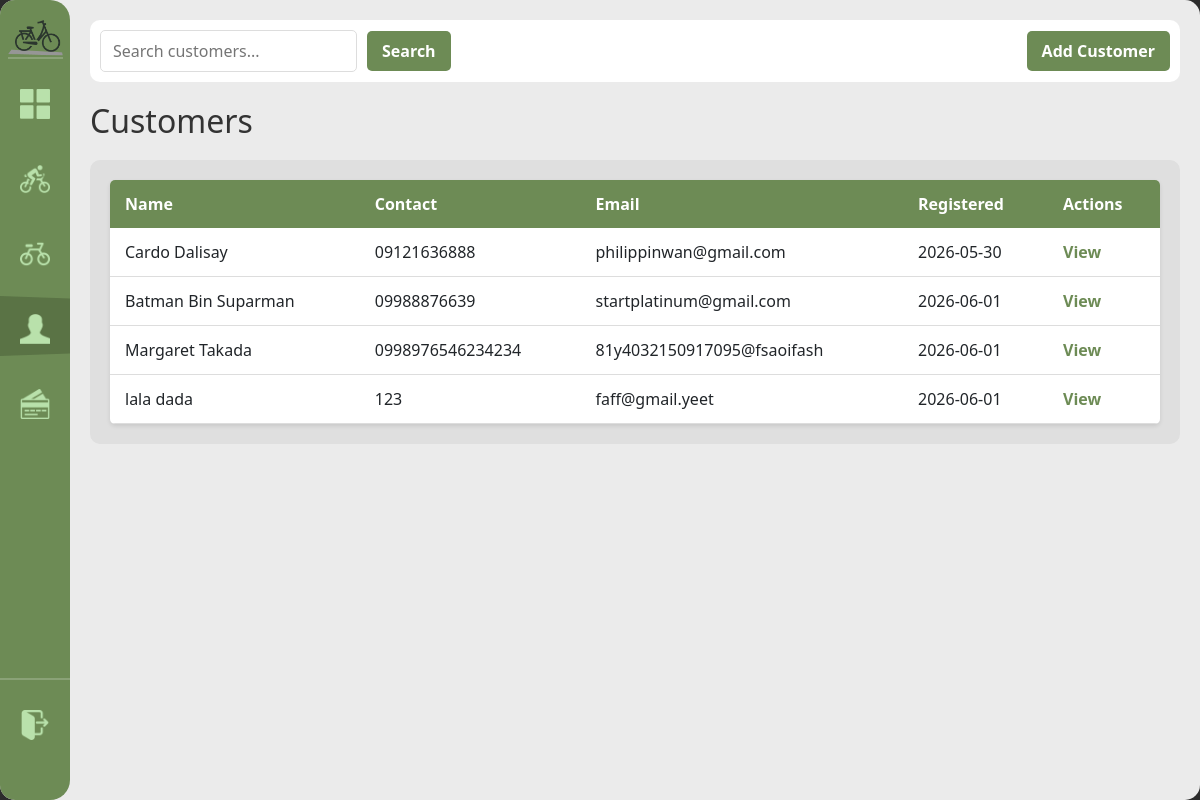
/customers (signed in), run on an earlier commit of the app's database.
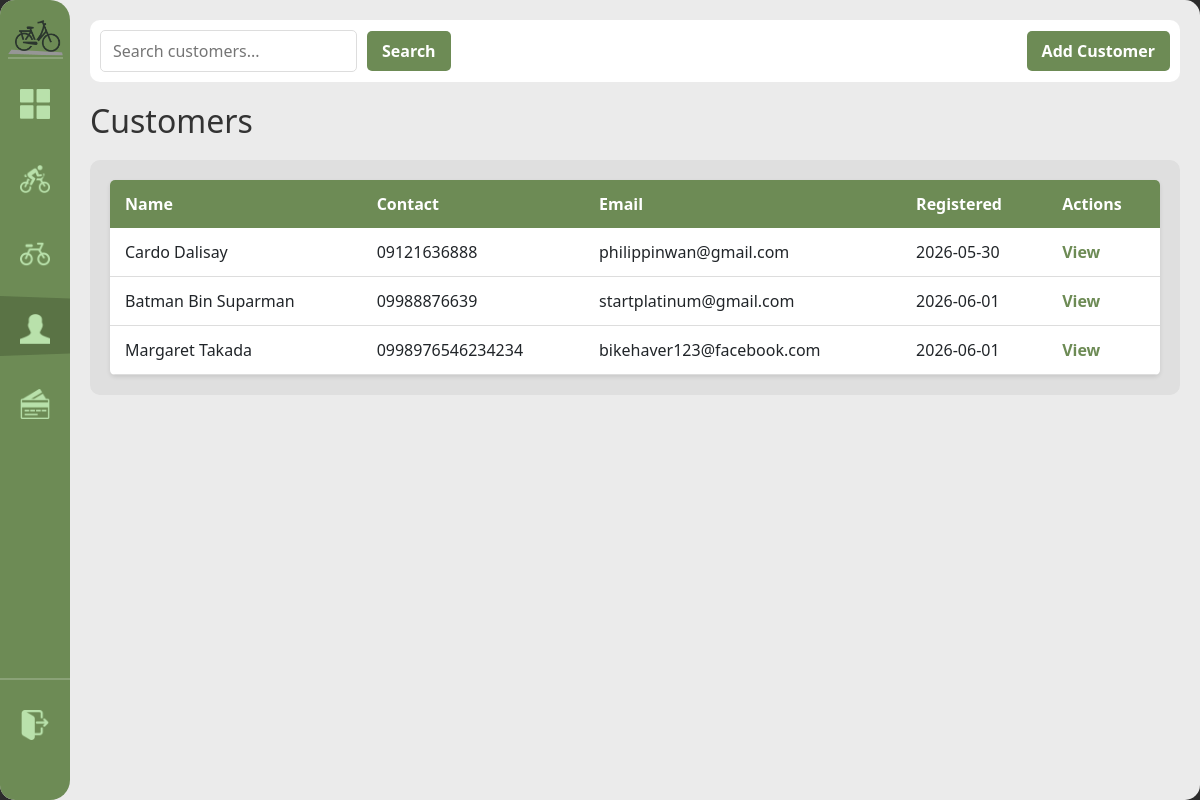
And on a later commit of the database.
### tables this page shows
CREATE TABLE customer (
            customer_id INTEGER PRIMARY KEY AUTOINCREMENT,
            first_name TEXT NOT NULL, last_name TEXT NOT NULL,
            contact_number TEXT NOT NULL,
            email TEXT UNIQUE,
            staff_id INTEGER REFERENCES staff(staff_id) ON UPDATE CASCADE ON DELETE SET NULL,
            valid_id TEXT,
            date_registered DATE NOT NULL DEFAULT(date('now','localtime'))
        );

### handlers/customers_routes.py (the view)
@customers_bp.route('/customers')
@login_required
def customers():
    search = request.args.get('search', '')
    customers_list = database.get().get_all_customers(search)
    return render_template('customers.html', customers=customers_list, search=search)

### app.py (called while the page is built)
def get_sidebar_state():
    return request.cookies.get('sidebarState') == 'expanded'

@app.context_processor
def inject_sidebar_state():
    return dict(sidebar_expanded=get_sidebar_state())

@app.context_processor
def inject_current_staff():
    staff = current_staff()
    return dict(current_staff=staff, is_admin=staff and staff.get("role") == "admin")

### modules/auth.py (called while the page is built)
def login_required(view):
    @wraps(view)
    def wrapped(*args, **kwargs):
        if not session.get("staff_id"):
            return redirect(url_for("login"))
        return view(*args, **kwargs)
    return wrapped

def current_staff():
    if not session.get("staff_id"):
        return None
    return {
        "staff_id": session.get("staff_id"),
        "username": session.get("username"),
        "first_name": session.get("first_name"),
        "last_name": session.get("last_name"),
        "role": session.get("role"),
    }

### modules/database.py (called while the page is built)
def get():
    if not db: init()
    return db

### templates/customers.html (shortened to what this page needs)
{% extends "base.html" %}
{% block content %}
<div class="top-bar">
    <form method="get" class="search-form">
        <input type="text" name="search" placeholder="Search customers..." value="{{ search }}">
        <button type="submit">Search</button>
        <button type="button" id="add-customer-btn" class="btn-primary">Add Customer</button>
    </form>
</div>
<h1>Customers</h1>
<div class="content-grid">
    <div class="scroll-table-container">
        <table>
            <thead>
                <tr>
                <th>Name</th>
                <th>Contact</th>
                <th>Email</th>
                <th>Registered</th>
                <th>Actions</th>
            </tr>
        </thead>
        <tbody>
            {% for customer in customers %}
            <tr>
                <td>{{ customer['first_name'] }} {{ customer['last_name'] }}</td>
                <td>{{ customer['contact_number'] }}</td>
                <td>{{ customer['email'] or '-' }}</td>
                <td>{{ customer['date_registered'] }}</td>
                <td><a href="{{ url_for('customers.customer_detail', cid=customer['customer_id']) }}">View</a></td>
            </tr>
            {% endfor %}
        </tbody>
    </table>
    </div>
</div>
{% endblock %}

What changed in the data, as far as the page shows it:
removed customer: first_name "lala", last_name "dada", contact_number "123", email "faff@gmail.yeet", date_registered "2026-06-01"
changed customer "Margaret": email "81y4032150917095@fsaoifash" → "bikehaver123@facebook.com"
